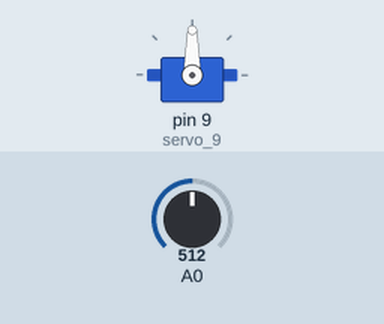
This sketch was run on a simulated Arduino Uno, built with avr-gcc and run on an emulated ATmega328P. Shown: servo. Inputs (shaded band) come from the test bench; at power-on: A0 = 512.

Above: at 1.2 s.
1.3 s: A0 set to 716
At 2.2 s:
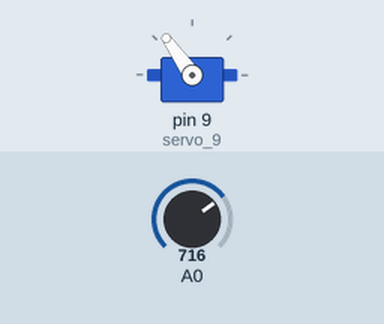
2.8 s: A0 set to 900
At 3.2 s:
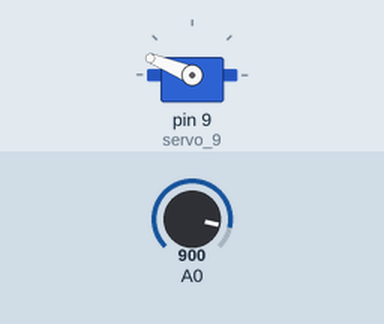
4.3 s: A0 set to 1023
At 5.4 s:
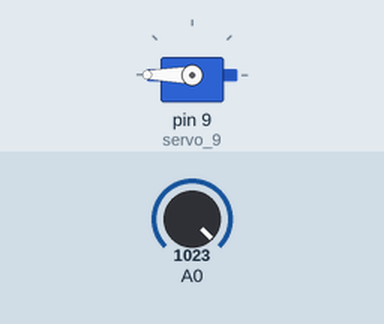
5.8 s: A0 set to 306
At 6.4 s:
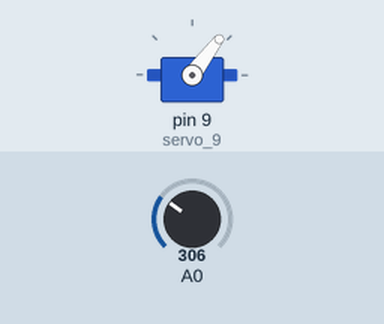
7.3 s: A0 set to 122
At 8.6 s:
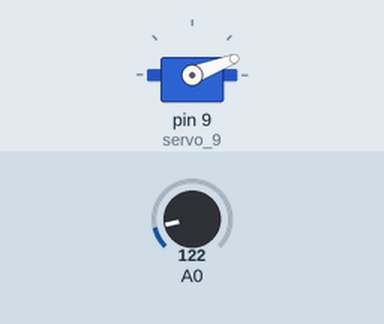
Timing chart, 0 to 9.8 s (numbered marks = the images above; inputs shaded):
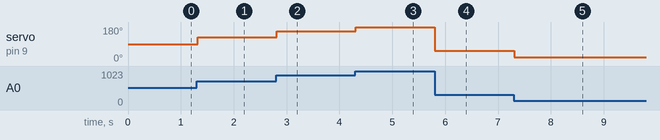

The sketch:

control_servo_motor_using_potentiometer1.ino
```cpp
// C++ code
//
#include <Servo.h>

int position = 0;

int i = 0;

int j = 0;

int sensorValue = 0;

int outputValue = 0;

Servo servo_9;

void setup()
{
  pinMode(A0, INPUT);
  servo_9.attach(9, 500, 2500);

}

void loop()
{
  sensorValue = analogRead(A0);
  outputValue = map(sensorValue, 0, 1023, 0, 180);
  servo_9.write(outputValue);
  delay(20); // Wait for 20 millisecond(s)
}
```

Measured:
- after the input at 1.3 s, servo on pin 9 (servo_9): 90° → 125° at once
- after the input at 2.8 s, servo on pin 9 (servo_9): 125° → 158° at once
- after the input at 4.3 s, servo on pin 9 (servo_9): 158° → 180° at once
- after the input at 5.8 s, servo on pin 9 (servo_9): 180° → 53° at once
- after the input at 7.3 s, servo on pin 9 (servo_9): 53° → 21° at once
